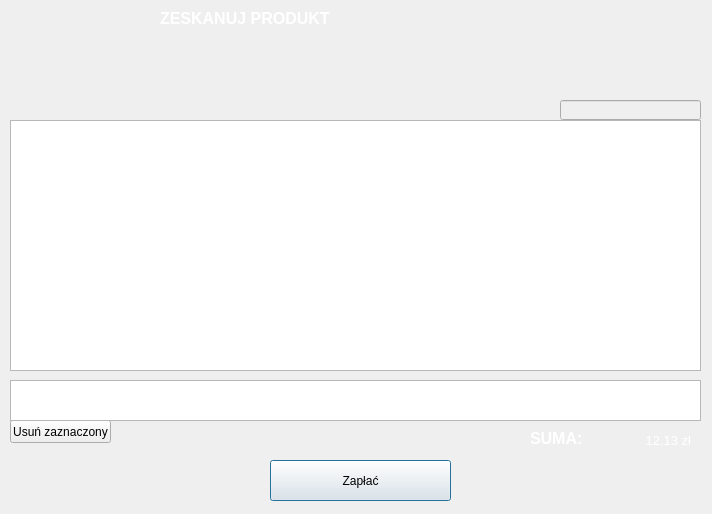
<?xml version="1.0" encoding="UTF-8"?>
<ui version="4.0">
 <class>Skanowanie</class>
 <widget class="QDialog" name="Skanowanie">
  <property name="geometry">
   <rect>
    <x>0</x>
    <y>0</y>
    <width>712</width>
    <height>514</height>
   </rect>
  </property>
  <property name="windowTitle">
   <string>Dialog</string>
  </property>
  <property name="styleSheet">
   <string notr="true">#Skanowanie {border-image: url(:/img/Img/bg_dark.jpg);
}

</string>
  </property>
  <widget class="QPushButton" name="zaplac_button">
   <property name="geometry">
    <rect>
     <x>270</x>
     <y>460</y>
     <width>181</width>
     <height>41</height>
    </rect>
   </property>
   <property name="text">
    <string>Zapłać</string>
   </property>
   <property name="default">
    <bool>true</bool>
   </property>
  </widget>
  <widget class="QTableWidget" name="Zeskanowane">
   <property name="geometry">
    <rect>
     <x>10</x>
     <y>120</y>
     <width>691</width>
     <height>251</height>
    </rect>
   </property>
  </widget>
  <widget class="QLabel" name="label">
   <property name="geometry">
    <rect>
     <x>530</x>
     <y>430</y>
     <width>51</width>
     <height>16</height>
    </rect>
   </property>
   <property name="font">
    <font>
     <family>Arial</family>
     <pointsize>12</pointsize>
     <weight>75</weight>
     <bold>true</bold>
    </font>
   </property>
   <property name="styleSheet">
    <string>color:white</string>
   </property>
   <property name="text">
    <string>SUMA:</string>
   </property>
  </widget>
  <widget class="QLabel" name="label_suma">
   <property name="geometry">
    <rect>
     <x>590</x>
     <y>420</y>
     <width>101</width>
     <height>41</height>
    </rect>
   </property>
   <property name="font">
    <font>
     <family>Arial</family>
     <pointsize>10</pointsize>
    </font>
   </property>
   <property name="styleSheet">
    <string notr="true">color:white</string>
   </property>
   <property name="text">
    <string>12.13 zł</string>
   </property>
   <property name="alignment">
    <set>Qt::AlignRight|Qt::AlignTrailing|Qt::AlignVCenter</set>
   </property>
  </widget>
  <widget class="QLabel" name="label_2">
   <property name="geometry">
    <rect>
     <x>160</x>
     <y>10</y>
     <width>181</width>
     <height>16</height>
    </rect>
   </property>
   <property name="font">
    <font>
     <family>Arial</family>
     <pointsize>12</pointsize>
     <weight>75</weight>
     <bold>true</bold>
    </font>
   </property>
   <property name="styleSheet">
    <string notr="true">color:white</string>
   </property>
   <property name="text">
    <string>ZESKANUJ PRODUKT</string>
   </property>
  </widget>
  <widget class="QPushButton" name="pushButton_2">
   <property name="geometry">
    <rect>
     <x>10</x>
     <y>420</y>
     <width>101</width>
     <height>23</height>
    </rect>
   </property>
   <property name="text">
    <string>Usuń zaznaczony</string>
   </property>
  </widget>
  <widget class="QLineEdit" name="productKey">
   <property name="enabled">
    <bool>false</bool>
   </property>
   <property name="geometry">
    <rect>
     <x>560</x>
     <y>100</y>
     <width>141</width>
     <height>20</height>
    </rect>
   </property>
  </widget>
  <widget class="QTextEdit" name="panel">
   <property name="geometry">
    <rect>
     <x>10</x>
     <y>380</y>
     <width>691</width>
     <height>41</height>
    </rect>
   </property>
  </widget>
 </widget>
 <resources/>
 <connections/>
</ui>
